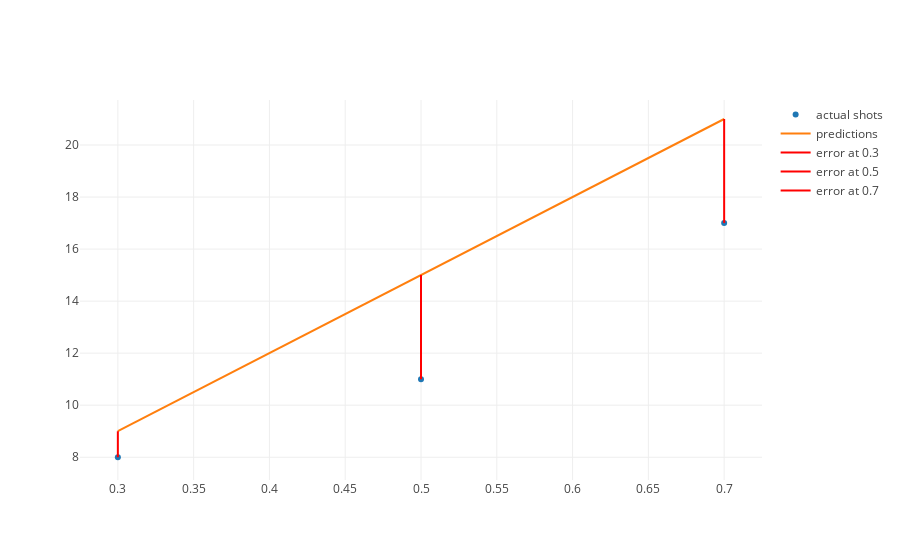

Here is the notebook cell this chart was saved with:
### Markdown cell above
Now the output of our loss function only applies to a specific hypothesis function.  We want to make the result of our loss function as close to zero as possible, so we need a way to minimize our loss function.  

The way that we can do that is by finding the parameter -- above 40 is our parameter -- that minimizes our loss function.  Now our **optimization procedure** is how we find parameters that minimize our loss function.  There are different optimization procedures depending on the specific machine learning tool that we use - but here we can just do trial and error.

Change the value of the parameter to try to get the orange line as close as possible to the blue dots.

### Code cell
from data import updated_model_with_errors

parameter = 30
updated_model_with_errors(parameter)

### Figure 1 — Plotly figure (JSON) as saved in the notebook; plotly's stock layout.template omitted (floating-point values rounded to 4 significant figures)
{"data": [{"mode": "markers", "name": "actual shots", "text": [], "type": "scatter", "uid": "a4a2ee38-3b6a-4a24-bce9-8da09e5de2b8", "x": [0.3, 0.5, 0.7], "y": [8, 11, 17]}, {"mode": "lines", "name": "predictions", "text": [], "type": "scatter", "uid": "f55867e1-40fd-4a2e-9377-f82670e3e91d", "x": [0.3, 0.5, 0.7], "y": [9, 15, 21]}, {"hoverinfo": "none", "marker": {"color": "red"}, "mode": "lines", "name": "error at 0.3", "text": ["-1.0"], "textposition": "top right", "type": "scatter", "uid": "57711b5c-05db-4970-9774-60005d0f389f", "x": [0.3, 0.3], "y": [9, 8]}, {"hoverinfo": "none", "marker": {"color": "red"}, "mode": "lines", "name": "error at 0.5", "text": ["-4.0"], "textposition": "top right", "type": "scatter", "uid": "684f10bd-3db8-4849-946b-f273da4a5033", "x": [0.5, 0.5], "y": [15, 11]}, {"hoverinfo": "none", "marker": {"color": "red"}, "mode": "lines", "name": "error at 0.7", "text": ["-4.0"], "textposition": "top right", "type": "scatter", "uid": "afe56e09-aaed-4e33-bb2b-ac710529a132", "x": [0.7, 0.7], "y": [21, 17]}], "layout": {"autosize": true, "xaxis": {"autorange": true, "range": [0.2751, 0.7249], "type": "linear"}, "yaxis": {"autorange": true, "range": [7.063, 21.73], "type": "linear"}}}
